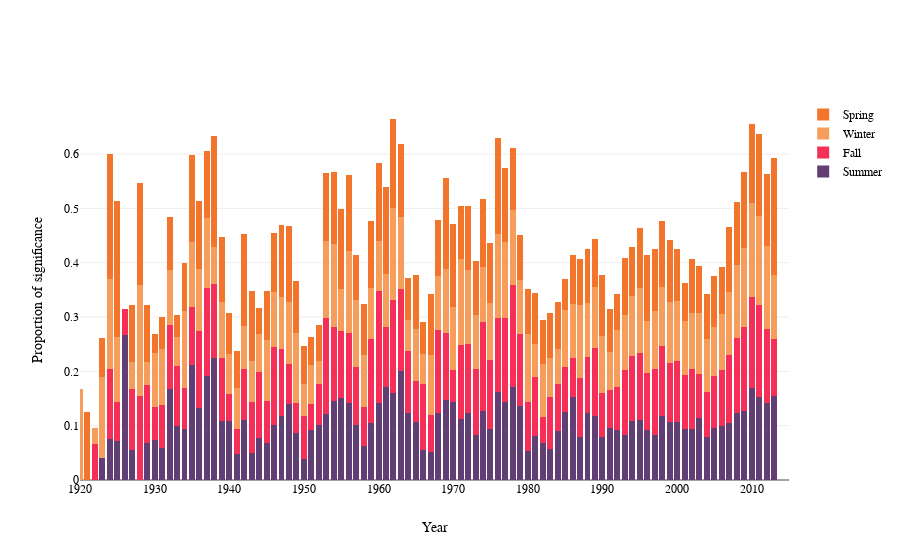

The cell this chart's notebook holds for it:
### Code cell
# Define the main line plot for each season
seasons = ['Summer', 'Fall', 'Winter', 'Spring']
#DEL######################################################################################################################################################
# colors = ['#e31a1c', '#ff7f00', '#1f78b4', '#33a02c']
# colors = ['#FF5722', '#FFD700', '#03A9F4', '#4CAF50']
# colors = ['#ff7f00', '#ffe100', '#377eb8', '#4daf4a']
# colors = ['#FED502', '#DA6F01', '#65C8CF', '#4CAF50']
#DEL######################################################################################################################################################
colors = ['#613F75', '#F52F57', '#F79D5C', '#F3752B']
data = [summer_movies_df_sorted, fall_movies_df_sorted, winter_movies_df_sorted, spring_movies_df_sorted]

# Bar chart plot
fig = go.Figure()
for i, season in enumerate(seasons):
    fig.add_trace(go.Bar(
        x=data[i]['year'],
        y=data[i]['prop_influenced'],
        name=seasons[i],
        marker_color=colors[i],
        offsetgroup=1
    ))

# Mise en forme du tracé
fig.update_layout(
    # title = "Evolution of number of influenced names per season of movie release",
    xaxis=dict(title='Year'),
    yaxis=dict(title='Proportion of significance'),
    barmode='stack'  # 'stack' empile les barres pour chaque order  
      
)
fig.update_xaxes(range=[1920, 2015])

fig.show()
